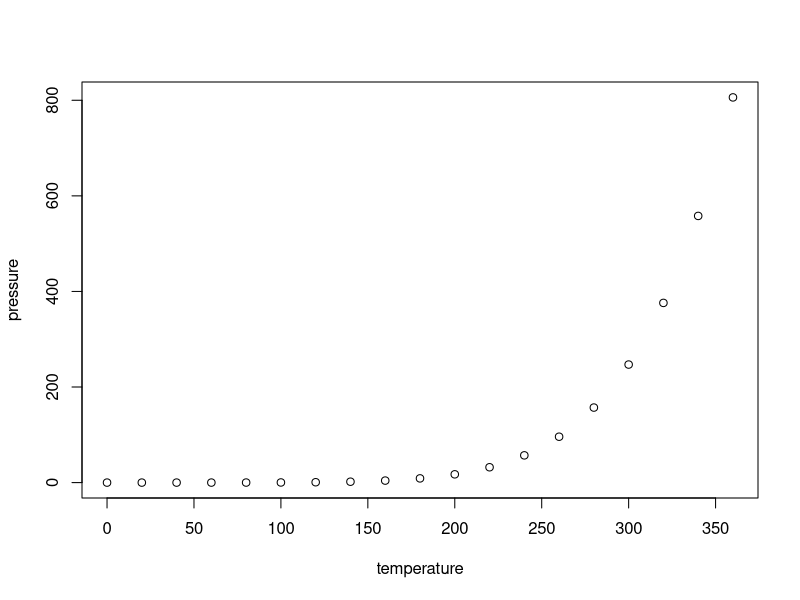
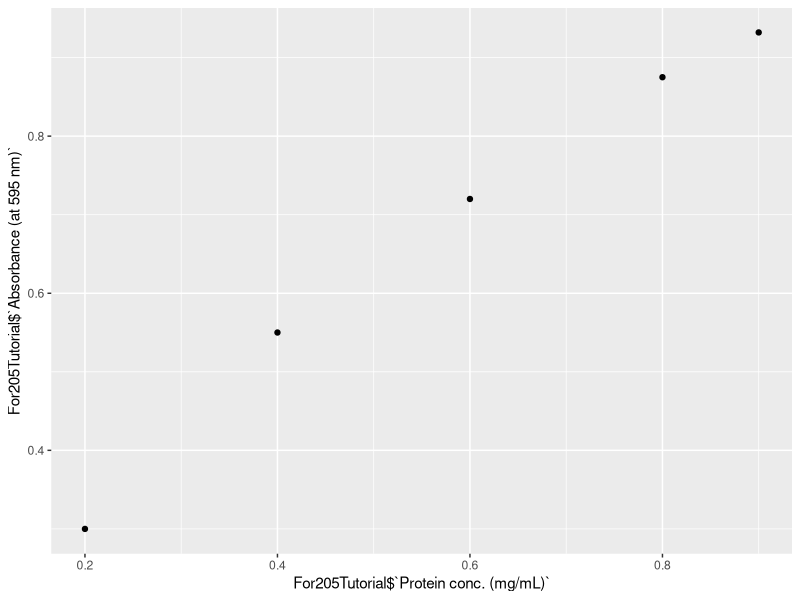
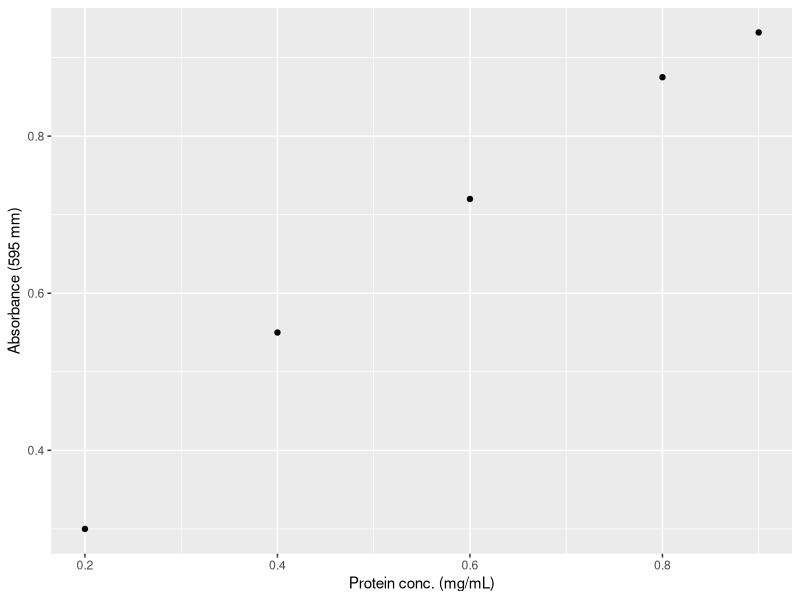
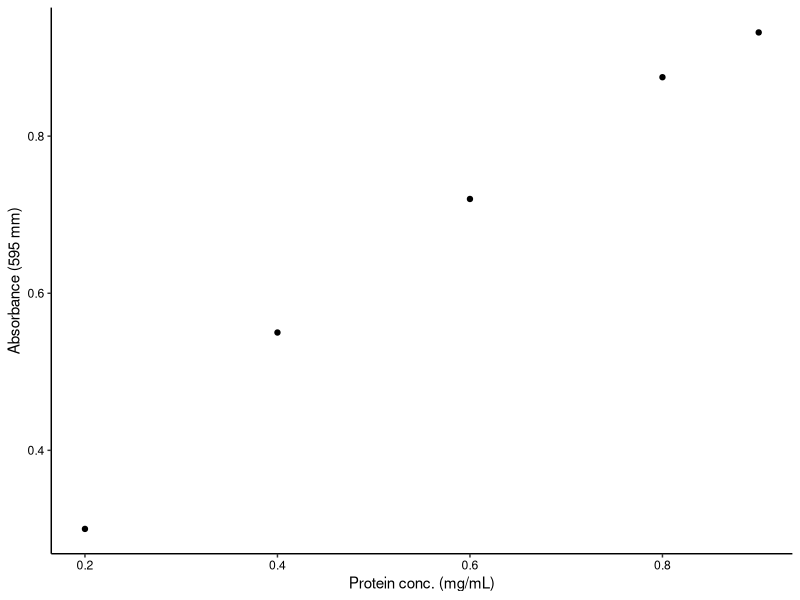
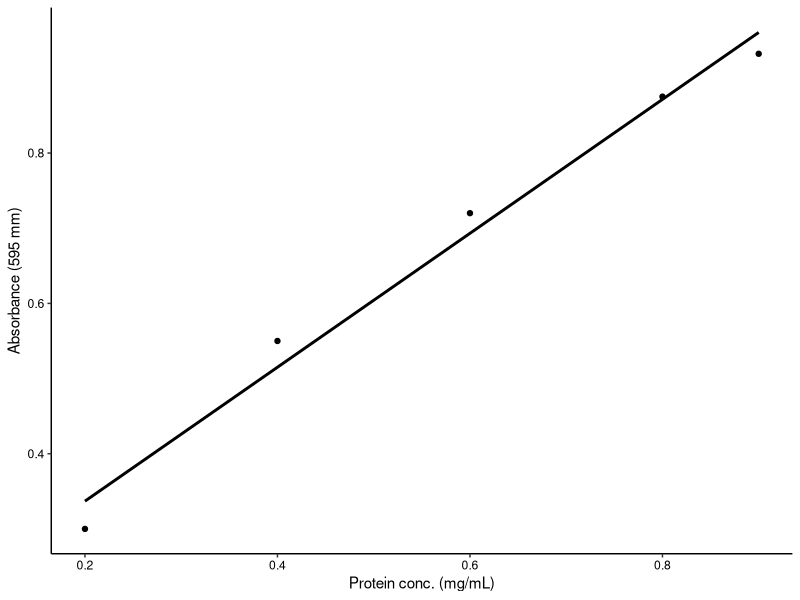
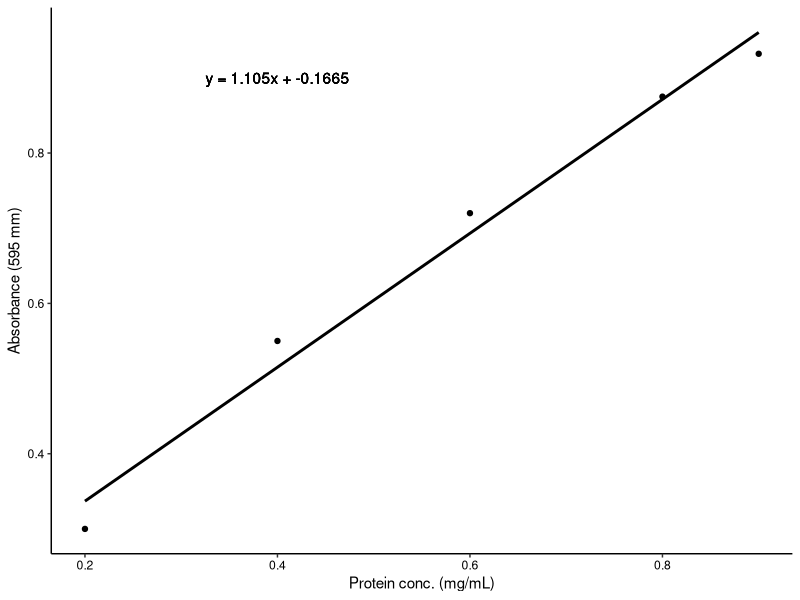
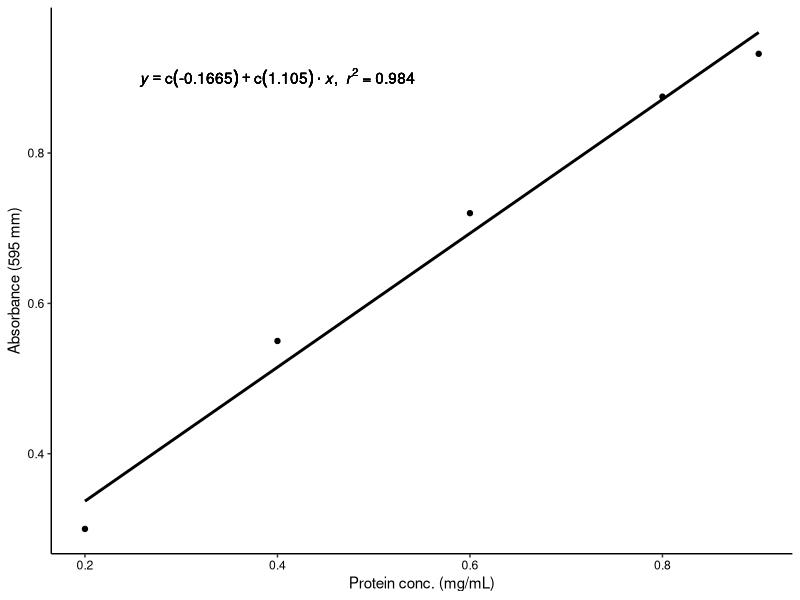

Write R code to recreate these figures, in order.
## ---- chunk 1
knitr::opts_chunk$set(echo = TRUE)
## ---- chunk 2
summary(cars)
## ---- chunk 3
plot(pressure)
## ---- chunk 4
library(readxl)
For205Tutorial <- read_excel("For205Tutorial.xlsx")
print(For205Tutorial)
## ---- chunk 5
print(For205Tutorial)
## ---- chunk 6
install.packages('ggplot2')
## ---- chunk 7
library(ggplot2)
## ---- chunk 8
ggplot(For205Tutorial) +
  aes(For205Tutorial$`Protein conc. (mg/mL)`, For205Tutorial$`Absorbance (at 595 nm)`) +
  geom_point()
## ---- chunk 9
ggplot(For205Tutorial) +
  aes(For205Tutorial$`Protein conc. (mg/mL)`, For205Tutorial$`Absorbance (at 595 nm)`) +
  geom_point() +
  xlab("Protein conc. (mg/mL)") +
  ylab("Absorbance (595 mm)")
## ---- chunk 10
ggplot(For205Tutorial) +
  aes(For205Tutorial$`Protein conc. (mg/mL)`, For205Tutorial$`Absorbance (at 595 nm)`) +
  geom_point() +
  xlab("Protein conc. (mg/mL)") +
  ylab("Absorbance (595 mm)") +
  theme_bw() + theme(panel.border = element_blank(), panel.grid.major = element_blank(), panel.grid.minor = element_blank(), axis.line = element_line(colour = "black"), axis.text = element_text(color="black"))
## ---- chunk 11
ggplot(For205Tutorial) +
  aes(For205Tutorial$`Protein conc. (mg/mL)`, For205Tutorial$`Absorbance (at 595 nm)`) +
  geom_point() +
  xlab("Protein conc. (mg/mL)") +
  ylab("Absorbance (595 mm)") +
  theme_bw() + theme(panel.border = element_blank(), panel.grid.major = element_blank(), panel.grid.minor = element_blank(), axis.line = element_line(colour = "black"), axis.text = element_text(color="black")) +
  geom_smooth(method=lm, se = FALSE, color="black")
## ---- chunk 12
lm1 <- lm(For205Tutorial$`Protein conc. (mg/mL)` ~ For205Tutorial$`Absorbance (at 595 nm)`)
print(lm1)
## ---- chunk 13
ggplot(For205Tutorial) +
  aes(For205Tutorial$`Protein conc. (mg/mL)`, For205Tutorial$`Absorbance (at 595 nm)`) +
  geom_point() +
  xlab("Protein conc. (mg/mL)") +
  ylab("Absorbance (595 mm)") +
  theme_bw() + theme(panel.border = element_blank(), panel.grid.major = element_blank(), panel.grid.minor = element_blank(), axis.line = element_line(colour = "black"), axis.text = element_text(color="black")) +
  geom_smooth(method=lm, se = FALSE, color="black") +
  geom_text(x = 0.4, y=0.9, label="y = 1.105x + -0.1665")
## ---- chunk 14
y1 = 0.5
x1 <- (y1 + 0.1665)/1.1052
print(x1)
## ---- chunk 15
c <- For205Tutorial$`Absorbance (at 595 nm)`
d <- For205Tutorial$`Protein conc. (mg/mL)`
m <- lm(d ~ c, For205Tutorial)
lm_eqn <- function(For205Tutorial){
eq <- substitute(italic(y) == a + b %.% italic(x)*","~~italic(r)^2~"="~r2, list(a = format(coef(m)[1], digits = 4), b = format(coef(m)[2], digits = 4), r2 = format(summary(m)$r.squared, digits = 3)))
as.character(as.expression(eq));
}
ggplot(For205Tutorial) +
  aes(For205Tutorial$`Protein conc. (mg/mL)`, For205Tutorial$`Absorbance (at 595 nm)`) +
  geom_point() +
  xlab("Protein conc. (mg/mL)") +
  ylab("Absorbance (595 mm)") +
  theme_bw() + theme(panel.border = element_blank(), panel.grid.major = element_blank(), panel.grid.minor = element_blank(), axis.line = element_line(colour = "black"), axis.text = element_text(color="black")) +
  geom_smooth(method=lm, se = FALSE, color="black") +
  geom_text(x = 0.4, y = 0.9, label = lm_eqn(For205Tutorial), parse = TRUE)
